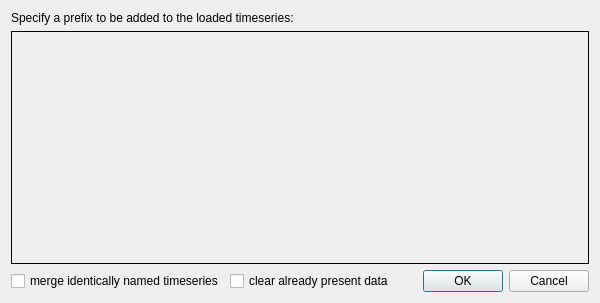
<?xml version="1.0" encoding="UTF-8"?>
<ui version="4.0">
 <class>DialogMultifilePrefix</class>
 <widget class="QDialog" name="DialogMultifilePrefix">
  <property name="geometry">
   <rect>
    <x>0</x>
    <y>0</y>
    <width>600</width>
    <height>303</height>
   </rect>
  </property>
  <property name="minimumSize">
   <size>
    <width>600</width>
    <height>0</height>
   </size>
  </property>
  <property name="windowTitle">
   <string>Add prefix</string>
  </property>
  <layout class="QVBoxLayout" name="verticalLayout">
   <item>
    <widget class="QLabel" name="label">
     <property name="text">
      <string>&lt;html&gt;&lt;head/&gt;&lt;body&gt;&lt;p&gt;Specify a prefix to be added to the loaded timeseries:&lt;/p&gt;&lt;/body&gt;&lt;/html&gt;</string>
     </property>
     <property name="wordWrap">
      <bool>true</bool>
     </property>
    </widget>
   </item>
   <item>
    <widget class="QFrame" name="frame">
     <property name="frameShape">
      <enum>QFrame::Box</enum>
     </property>
     <property name="frameShadow">
      <enum>QFrame::Plain</enum>
     </property>
     <layout class="QVBoxLayout" name="verticalLayoutFrame">
      <item>
       <spacer name="verticalSpacer">
        <property name="orientation">
         <enum>Qt::Vertical</enum>
        </property>
        <property name="sizeHint" stdset="0">
         <size>
          <width>20</width>
          <height>191</height>
         </size>
        </property>
       </spacer>
      </item>
     </layout>
    </widget>
   </item>
   <item>
    <layout class="QHBoxLayout" name="horizontalLayout">
     <item>
      <widget class="QCheckBox" name="mergeFilesCheckbox">
       <property name="text">
        <string>merge identically named timeseries</string>
       </property>
      </widget>
     </item>
     <item>
      <widget class="QCheckBox" name="checkBoxClearExisting">
       <property name="text">
        <string>clear already present data</string>
       </property>
      </widget>
     </item>
     <item>
      <widget class="QDialogButtonBox" name="buttonBox">
       <property name="orientation">
        <enum>Qt::Horizontal</enum>
       </property>
       <property name="standardButtons">
        <set>QDialogButtonBox::Cancel|QDialogButtonBox::Ok</set>
       </property>
      </widget>
     </item>
    </layout>
   </item>
  </layout>
 </widget>
 <resources/>
 <connections>
  <connection>
   <sender>buttonBox</sender>
   <signal>accepted()</signal>
   <receiver>DialogMultifilePrefix</receiver>
   <slot>accept()</slot>
   <hints>
    <hint type="sourcelabel">
     <x>248</x>
     <y>254</y>
    </hint>
    <hint type="destinationlabel">
     <x>157</x>
     <y>274</y>
    </hint>
   </hints>
  </connection>
  <connection>
   <sender>buttonBox</sender>
   <signal>rejected()</signal>
   <receiver>DialogMultifilePrefix</receiver>
   <slot>reject()</slot>
   <hints>
    <hint type="sourcelabel">
     <x>316</x>
     <y>260</y>
    </hint>
    <hint type="destinationlabel">
     <x>286</x>
     <y>274</y>
    </hint>
   </hints>
  </connection>
 </connections>
</ui>
